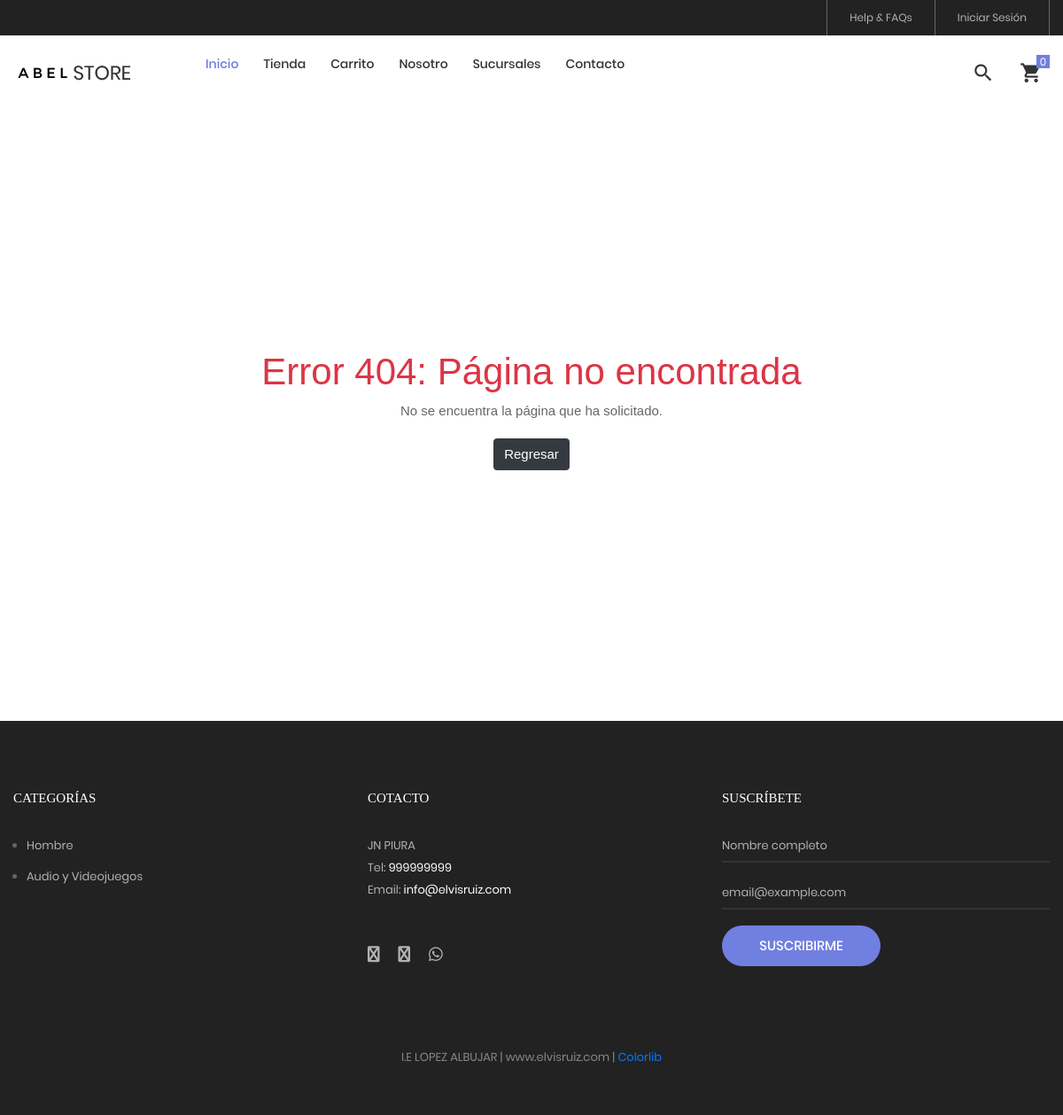
Screenshot of /Views/Template/Email/BASE_URL with the database file from the repository.
### tables this page shows
CREATE TABLE IF NOT EXISTS `post` (
  `idpost` bigint(20) NOT NULL AUTO_INCREMENT,
  `titulo` varchar(255) NOT NULL,
  `contenido` text NOT NULL,
  `portada` varchar(100) DEFAULT NULL,
  `datecreate` datetime NOT NULL DEFAULT CURRENT_TIMESTAMP,
  `ruta` varchar(255) NOT NULL,
  `status` int(11) NOT NULL DEFAULT '1',
  PRIMARY KEY (`idpost`)
);

CREATE TABLE IF NOT EXISTS `categoria` (
  `idcategoria` bigint(20) NOT NULL AUTO_INCREMENT,
  `nombre` varchar(255) NOT NULL,
  `descripcion` text NOT NULL,
  `portada` varchar(100) NOT NULL,
  `datecreated` datetime NOT NULL DEFAULT CURRENT_TIMESTAMP,
  `ruta` varchar(255) NOT NULL,
  `status` int(11) NOT NULL DEFAULT '1',
  PRIMARY KEY (`idcategoria`)
);

### Libraries/Core/Views.php (called while the page is built)
<?php
	class Views
	{
		function getView($controller,$view,$data="")
		{
			$controller = get_class($controller);
			if($controller == "Home"){
				$view = "Views/".$view.".php";
			}else{
				$view = "Views/".$controller."/".$view.".php";
			}
			require_once ($view);
		}
	}
 ?>

### index.php (called while the page is built, shortened)
<?php
	require_once("Helpers/Helpers.php");
	require_once("Libraries/Core/Load.php");
 ?>

### Libraries/Core/Mysql.php (called while the page is built, shortened)
<?php
	class Mysql extends Conexion
	{
		private $conexion;
		function __construct()
		{
			$this->conexion = new Conexion();
			$this->conexion = $this->conexion->conect();
		}
		public function select(string $query)
		{
			$this->strquery = $query;
        	$result = $this->conexion->prepare($this->strquery);
			$result->execute();
        	$data = $result->fetch(PDO::FETCH_ASSOC);
        	return $data;
		}
		public function select_all(string $query)
		{
			$this->strquery = $query;
        	$result = $this->conexion->prepare($this->strquery);
			$result->execute();
        	$data = $result->fetchall(PDO::FETCH_ASSOC);
        	return $data;
		}
	}
 ?>

### Libraries/Core/Conexion.php (called while the page is built)
<?php
class Conexion{
	private $conect;
	public function __construct(){
		$connectionString = "mysql:host=".DB_HOST.";dbname=".DB_NAME.";charset=".DB_CHARSET;
		try{
			$this->conect = new PDO($connectionString, DB_USER, DB_PASSWORD);
			$this->conect->setAttribute(PDO::ATTR_ERRMODE, PDO::ERRMODE_EXCEPTION);
		}catch(PDOException $e){
			$this->conect = 'Error de conexión';
		    echo "ERROR: " . $e->getMessage();
		}
	}
	public function conect(){
		return $this->conect;
	}
}
?>

### Helpers/Helpers.php (called while the page is built, shortened)
<?php
	function base_url()
	{
		return BASE_URL;
	}
    function media()
    {
        return BASE_URL."/Assets";
    }
    function footerTienda($data="")
    {
        $view_footer = "Views/Template/footer_tienda.php";
        require_once ($view_footer);
    }
    function getCatFooter(){
        require_once ("Models/CategoriasModel.php");
        $objCategoria = new CategoriasModel();
        $request = $objCategoria->getCategoriasFooter();
        return $request;
    }
    function getInfoPage(int $idpagina){
        require_once("Libraries/Core/Mysql.php");
        $con = new Mysql();
        $sql = "SELECT * FROM post WHERE idpost = $idpagina";
        $request = $con->select($sql);
        return $request;
    }
    function getPageRout(string $ruta){
        require_once("Libraries/Core/Mysql.php");
        $con = new Mysql();
        $sql = "SELECT * FROM post WHERE ruta = '$ruta' AND status != 0 ";
        $request = $con->select($sql);
        if(!empty($request)){
            $request['portada'] = $request['portada'] != "" ? media()."/images/uploads/".$request['portada'] : "";
        }
        return $request;
    }
 ?>

### Models/CategoriasModel.php (called while the page is built, shortened)
<?php
	class CategoriasModel extends Mysql
	{
		public function getCategoriasFooter(){
			$sql = "SELECT idcategoria, nombre, descripcion, portada, ruta
					FROM categoria WHERE  status = 1 AND idcategoria IN (".CAT_FOOTER.")";
			$request = $this->select_all($sql);
			if(count($request) > 0){
				for ($c=0; $c < count($request) ; $c++) {
					$request[$c]['portada'] = BASE_URL.'/Assets/images/uploads/'.$request[$c]['portada'];
				}
			}
			return $request;
		}
	}
 ?>

### Views/Template/footer_tienda.php (the view, shortened to what this page needs)
	<?php
		$catFotter = getCatFooter();
	 ?>
	<footer class="bg3 p-t-75 p-b-32">
		<div class="container">
			<div class="row">
				<div class="col-sm-6 col-lg-4 p-b-50">
					<h4 class="stext-301 cl0 p-b-30">
						Categorías
					</h4>
					<?php if(count($catFotter) > 0){ ?>
					<ul>
						<?php foreach ($catFotter as $cat) { ?>
						<li class="p-b-10">
							<a href="<?= base_url() ?>/tienda/categoria/<?= $cat['idcategoria'].'/'.$cat['ruta'] ?>" class="stext-107 cl7 hov-cl1 trans-04">
								<?= $cat['nombre'] ?>
							</a>
						</li>
						<?php } ?>
					</ul>
					<?php } ?>
				</div>
				<div class="col-sm-6 col-lg-4 p-b-50">
					<h4 class="stext-301 cl0 p-b-30">
						Cotacto
					</h4>
					<p class="stext-107 cl7 size-201">
						<?= DIRECCION ?> <br>
						Tel: <a class="linkFooter" href="tel:<?= TELEMPRESA ?>"><?= TELEMPRESA ?></a><br>
						Email: <a class="linkFooter" href="mailto:<?= EMAIL_EMPRESA ?>"><?= EMAIL_EMPRESA ?></a>
					</p>
					<div class="p-t-27">
						<a href="<?= FACEBOOK ?>" target="_blanck" class="fs-18 cl7 hov-cl1 trans-04 m-r-16">
							<i class="fa fa-facebook"></i>
						</a>
						<a href="<?= INSTAGRAM ?>" target="_blanck"  class="fs-18 cl7 hov-cl1 trans-04 m-r-16">
							<i class="fa fa-instagram"></i>
						</a>
						<a href="https://wa.me/<?= WHATSAPP ?>" target="_blanck"  class="fs-18 cl7 hov-cl1 trans-04 m-r-16">
							<i class="fab fa-whatsapp"></i>
						</a>
					</div>
				</div>
				<div class="col-sm-6 col-lg-4 p-b-50">
					<h4 class="stext-301 cl0 p-b-30">
						Suscríbete
					</h4>
					<form id="frmSuscripcion" name="frmSuscripcion">
						<div class="wrap-input1 w-full p-b-4">
							<input class="input1 bg-none plh1 stext-107 cl7" type="text" id="nombreSuscripcion" name="nombreSuscripcion" placeholder="Nombre completo" required>
						</div>
						<br>
						<div class="wrap-input1 w-full p-b-4">
							<input class="input1 bg-none plh1 stext-107 cl7" type="email" id="emailSuscripcion" name="emailSuscripcion" placeholder="email@example.com" required >
						</div>
						<div class="p-t-18">
							<button class="flex-c-m stext-101 cl0 size-103 bg1 bor1 hov-btn2 p-lr-15 trans-04">
								Suscribirme
							</button>
						</div>
					</form>
				</div>
			</div>
			<div class="p-t-40">
				<p class="stext-107 cl6 txt-center">
					<?= NOMBRE_EMPESA; ?> | <?= WEB_EMPRESA; ?> | <a href="https://colorlib.com" target="_blank">Colorlib</a>
				</p>
			</div>
		</div>
	</footer>
</body>
</html>

### Views/Errors/error.php (shortened to what this page needs)
<div class="container text-center">
	<main class="app-content">
      <div class="page-error tile">
        <?= $data['page']['contenido']; ?>
        <p><a class="btn btn-dark" href="javascript:window.history.back();">Regresar</a></p>
      </div>
    </main>
</div>
<?php footerTienda($data); ?>

### Assets/tienda/css/main.css (style rules this page uses)
.container { max-width: 1380px; }
@media (max-width: 1600px) { .container { max-width: 1200px; } }
.container p { margin-bottom: 20px; }
.container ul, .container ol { margin-left: 15px; margin-bottom: 20px; }
.container ul, .container ul li { list-style: initial; }
.cl0 { color: #fff; }
.cl6 { color: #888; }
.cl7 { color: #b2b2b2; }
.stext-101 { font-family: Poppins-Medium; font-size: 15px; line-height: 1.466667; text-transform: uppercase; }
.stext-107 { font-family: Poppins-Regular; font-size: 13px; line-height: 1.923; }
.stext-301 { font-family: Montserrat-Bold; font-size: 15px; line-height: 1.6; text-transform: uppercase; }
.size-103 { min-width: 179px; height: 46px; }
.size-201 { max-width: 270px; }
.bg-none { background-color: transparent; }
.bg1 { background-color: #717fe0; }
.bg3 { background-color: #222; }
.bor1 { border-radius: 23px; }
.wrap-input1 { position: relative; border-bottom: 2px solid rgba(204,204,204, 0.1); }
.input1 { background-color: transparent; width: 100%; }
.linkFooter { color: #FFF !important; }

### Assets/css/style.css (style rules this page uses)
.page-error { display: -webkit-box; display: -ms-flexbox; display: flex; -webkit-box-align: center; -ms-flex-align: center; align-items: center; -webkit-box-pack: center; -ms-flex-pack: center; justify-content: center; -webkit-box-orient: vertical; -webkit-box-direction: normal; -ms-flex-direction: column; flex-direction: column; min-height: calc(100vh - 110px); margin-bottom: 0; }
.page-error h1 { margin: 10px; color: #dc3545; font-size: 42px; }

### rows the page displays
post: contenido "Error 404: Página no encontrada No se encuentra la página que ha solicitado."
categoria: nombre "Hombre"
categoria: nombre "Audio y Videojuegos"

### other values shown
DIRECCION "JN PIURA"
TELEMPRESA "999999999"
EMAIL_EMPRESA "info@elvisruiz.com"
NOMBRE_EMPESA "I.E LOPEZ ALBUJAR"
WEB_EMPRESA "www.elvisruiz.com"
